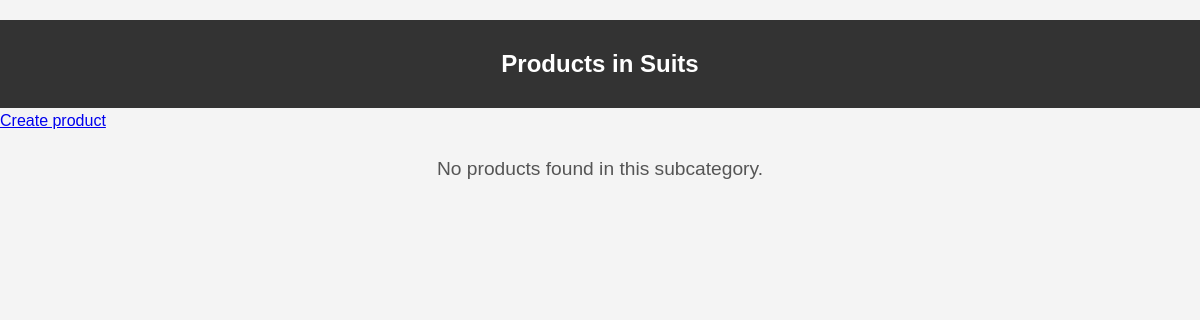
Before: /products_list_page/7/ (signed in) with the older database file.
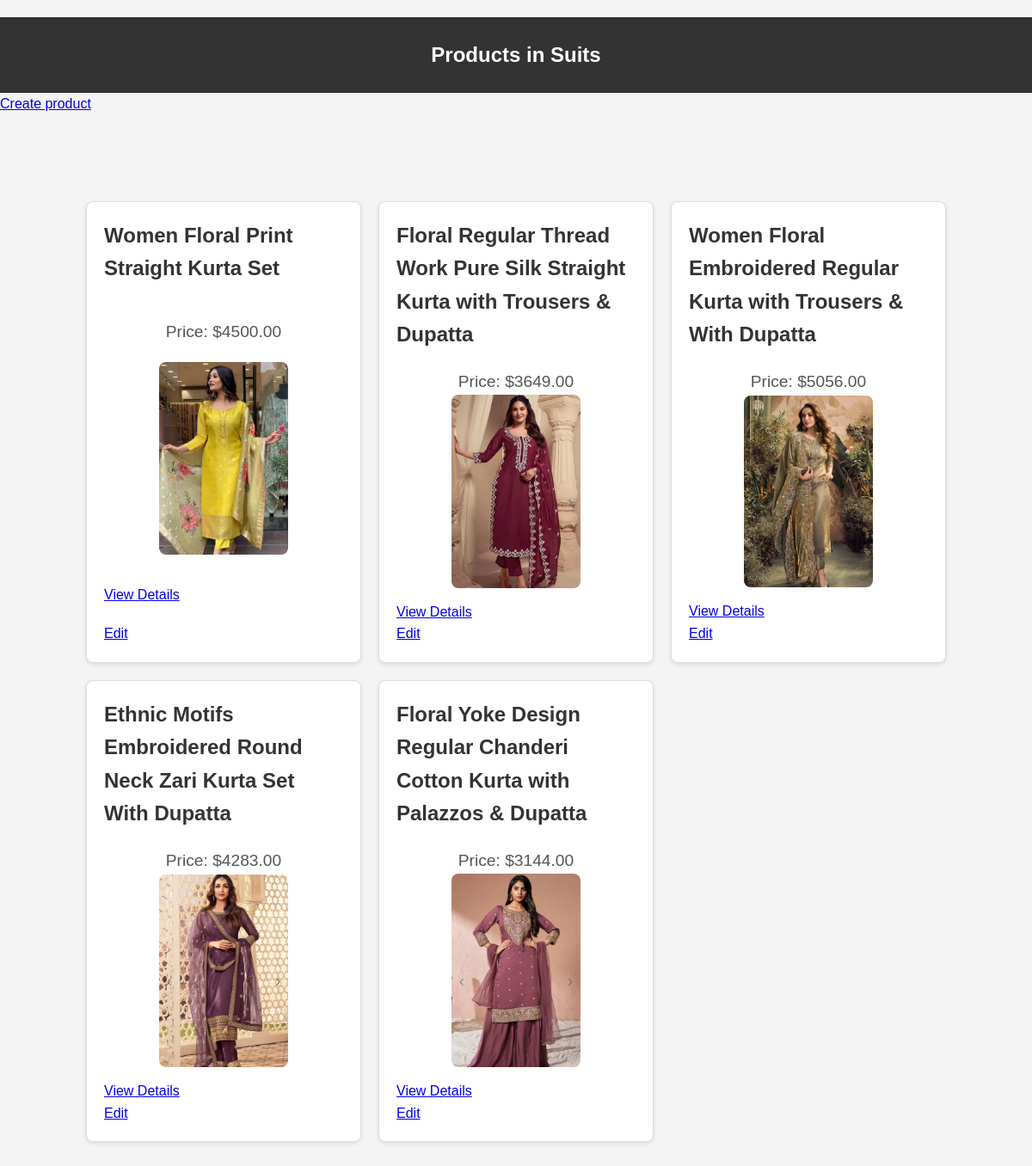
After: the same page with the newer database file.
### app/models.py (models this page shows, shortened)
class SubCategory(models.Model):
    category = models.ForeignKey(Category, on_delete=models.CASCADE)
    name = models.CharField(max_length=40)
    image = models.ImageField(upload_to="subcategory_images/", null=True, blank=True)
    user = models.ForeignKey(User, on_delete=models.CASCADE, null=True)

class Product(models.Model):
    product_name = models.CharField(max_length=80)
    product_price = models.DecimalField(max_digits=10, decimal_places=2, null=True, blank=True)
    product_description = models.TextField(null=True, blank=True)
    color = models.CharField(max_length=50, null=True, blank=True)
    material = models.CharField(max_length=100, null=True, blank=True)
    stock = models.IntegerField(null=True)
    category = models.ForeignKey(Category, on_delete=models.CASCADE)
    subcategory = models.ForeignKey(SubCategory, on_delete=models.CASCADE)
    user = models.ForeignKey(User, on_delete=models.CASCADE, null=True)

class ProductImage(models.Model):
    product = models.ForeignKey(Product, related_name="images", on_delete=models.CASCADE)
    image = models.ImageField(upload_to='product_images/')

### app/views.py (the view)
# urls.py: path('products_list_page/<int:subcategory_id>/', product_list_page, name='product_list_page'),
def product_list_page(request, subcategory_id):
    if not request.user.is_authenticated:
        return redirect('userlogin')
    subcategory = get_object_or_404(SubCategory, id=subcategory_id)
    products = Product.objects.filter(subcategory=subcategory)
    return render(request, 'product_list.html', {
        'subcategory': subcategory,
        'products': products
    })

### templates/product_list.html (shortened to what this page needs)
 {% load static %}
<!DOCTYPE html>
<html lang="en">
<head>
    <link rel="stylesheet" href="{% static 'static.css' %}">
</head>
<body>
    <header>
        <h2>Products in {{ subcategory.name }}</h2>
    </header>
    {% if user.profile.is_vendor %}
       <a href="/create-product/{{ subcategory.id }}">Create product</a>
    {% endif %}
    {% if products %}
        <div class="product-list">
            {% for product in products %}
                <div class="product-item">
                    <h2>{{ product.product_name }}</h2>
                    <p>Price: ${{ product.product_price }}</p>
                    {% if product.images.all %}
                        <div class="product-image">
                            <img src="{{ product.images.first.image.url }}" alt="{{ product.product_name }}" width="150">
                        </div>
                    {% else %}
                        <p>No images available.</p>
                    {% endif %}
                    <a href="/product_detail/{{ product.id }}">View Details</a>
                    {% if user.profile.is_vendor %}
                        <a href="/edit-product/{{ product.id}}">Edit</a>
                    {% endif %}
                </div>
            {% endfor %}
        </div>
    {% else %}
        <p>No products found in this subcategory.</p>
    {% endif %}
</body>
</html>

### app/static/static.css (style rules this page uses)
* { margin: 0; padding: 0; box-sizing: border-box; }
body { font-family: Arial, sans-serif; background-color: #f4f4f4; color: #333; line-height: 1.6; padding-top: 20px; }
header { background-color: #333; color: #fff; text-align: center; padding: 25px 0; }
.product-list { display: grid; grid-template-columns: repeat(auto-fill, minmax(250px, 1fr)); gap: 20px; padding: 100px; }
.product-item { background-color: #fff; border: 1px solid #ddd; padding: 20px; border-radius: 8px; box-shadow: 0 2px 5px rgba(0, 0, 0, 0.1); transition: transform 0.3s ease; display: flex; flex-direction: column; justify-content: space-between; }
.product-image { display: flex; justify-content: center; align-items: center; margin-bottom: 15px; }
.product-image img { max-width: 100%; max-height: 350px; object-fit: contain; border-radius: 8px; }
p { text-align: center; font-size: 1.2em; margin-top: 20px; color: #555; }

Changed rows visible on the page:
added Product: product_name "Women Floral Print Straight Kurta Set", product_price "4500.00", images.first.image (picture)
added Product: product_name "Floral Regular Thread Work Pure Silk Straight Kurta with Trousers & Dupatta", product_price "3649.00", images.first.image (picture)
added Product: product_name "Women Floral Embroidered Regular Kurta with Trousers & With Dupatta", product_price "5056.00", images.first.image (picture)
added Product: product_name "Ethnic Motifs Embroidered Round Neck Zari Kurta Set With Dupatta", product_price "4283.00", images.first.image (picture)
added Product: product_name "Floral Yoke Design Regular Chanderi Cotton Kurta with Palazzos & Dupatta", product_price "3144.00", images.first.image (picture)
Other visible differences:
text no longer shown: "No products found in this subcategory."
